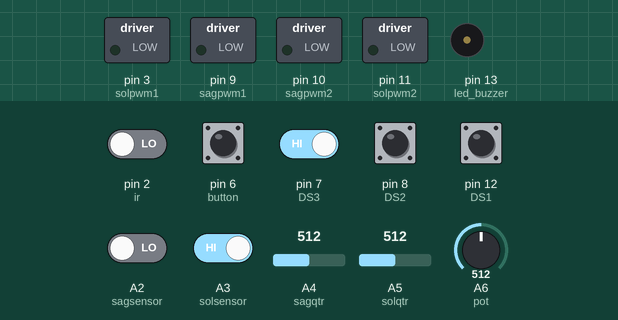
Recording of a sketch running on a simulated Arduino Nano, built with avr-gcc and run on an emulated ATmega328P. Shown: switched loads named in the sketch (green lamp = pin HIGH), buzzer (waves = sounding). The test bench sets the inputs (shaded band); at power-on: A3 (solsensor), pin 6 (button), pin 7 (DS3), pin 8 (DS2), pin 12 (DS1) HIGH, A2 (sagsensor), pin 2 (ir) LOW, A4 (sagqtr) = 512, A5 (solqtr) = 512, A6 (pot) = 512. Pins used as bus, display or sensor lines are not drawn.

Above: at 1.5 s.
1.6 s: pin 6 (button) pulled LOW for 0.15 s
At 1.7 s:
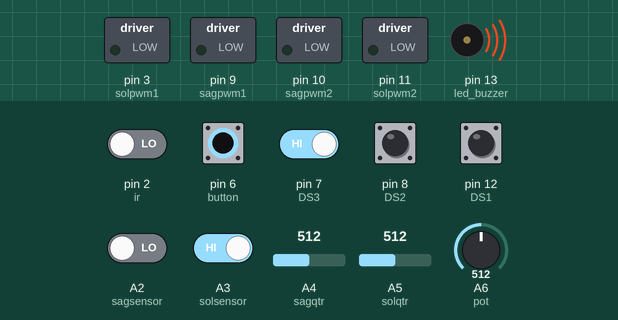
4.7 s: pin 2 (ir) driven HIGH and pin 7 (DS3) driven LOW
At 6.46 s:
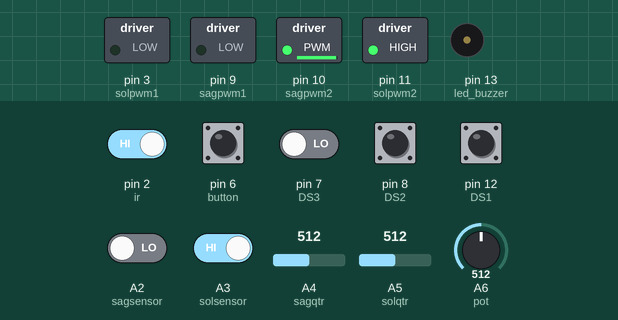
At 6.9 s:
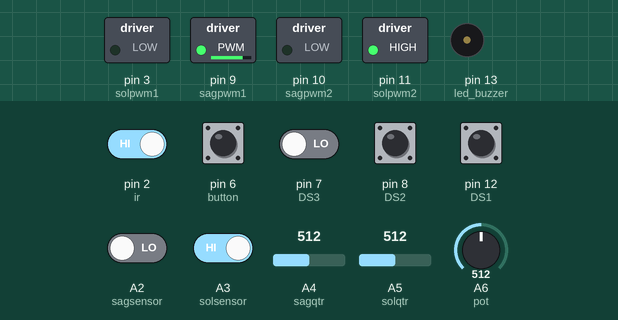
Timing chart, 0 to 8.4 s (numbered marks = the images above; inputs shaded):
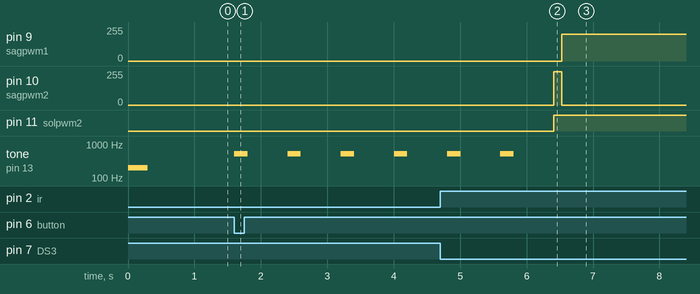

Measured:
- after the input at 1.6 s, tone on pin 13 (led_buzzer): alternates 523 Hz for 0.20 s and silent for 0.60 s, starting at once
- after the input at 4.7 s, pin 9 (sagpwm1): 0/255 → 200/255 after 1.8 s; pin 10 (sagpwm2): 0/255 → 250/255 after 1.7 s, → 0/255 0.12 s later; pin 11 (solpwm2): LOW → HIGH after 1.7 s

The sketch:

senju.ino
```cpp
#define solpwm1 3
#define solpwm2 11
#define sagpwm1 9
#define sagpwm2 10

#define solqtr A5
#define sagqtr A4
#define solsensor A3
#define sagsensor A2


#define led_buzzer 13
#define button 6
#define pot A6
#define ir 2

#define DS1 12
#define DS2 8
#define DS3 7

int qtr = 700;
int Speed = 20;
int irr=0;
int MaxSpeed = 102; // Rskip önümüzdeyken maksimum hız.
int LastValue = 5; // Last Value Variable for remembering last Opponent sensor sense.

void setup()
{

  pinMode(solpwm1, OUTPUT);
  pinMode(solpwm2, OUTPUT);
  pinMode(sagpwm1, OUTPUT);
  pinMode(sagpwm2, OUTPUT);

  pinMode(solsensor, INPUT);
  pinMode(sagsensor, INPUT);
  pinMode(solqtr, INPUT_PULLUP);
  pinMode(sagqtr, INPUT_PULLUP);

  pinMode(led_buzzer, OUTPUT);
  pinMode(button, INPUT_PULLUP);
  pinMode(pot, INPUT_PULLUP);
  pinMode(ir, INPUT);

  pinMode(DS1, INPUT_PULLUP);
  pinMode(DS2, INPUT_PULLUP);
  pinMode(DS3, INPUT_PULLUP);


  digitalWrite(led_buzzer, LOW);
  digitalWrite(solpwm1, LOW);
  digitalWrite(solpwm2, LOW);
  digitalWrite(sagpwm1, LOW);
  digitalWrite(sagpwm2, LOW);

//Serial.begin(9600);
  tone(led_buzzer, 200, 350);
  delay(300);
  noTone(led_buzzer);

  tone(led_buzzer, 300, 200);
  tone(led_buzzer, 4000, 500);
  noTone(led_buzzer);

}


void loop() {


Wait:
qtr=analogRead(pot);

if (analogRead(solqtr) < qtr || analogRead(sagqtr) < qtr) {
   tone(led_buzzer, 300, 10);
}else if (digitalRead(solsensor) == LOW || digitalRead(sagsensor) == LOW) {
    digitalWrite(led_buzzer, HIGH);
  } else {
    noTone(led_buzzer);
    digitalWrite(led_buzzer, LOW);
  }


   if (digitalRead(ir)==1) {
    irr=1;

    /*for (int i = 0; i < 6; i++) {
      Set_Motor(0, 0, 1);
      tone(led_buzzer, 523, 200);
      delay(200);
      noTone(led_buzzer);
      delay(600);
    }*/

    if (digitalRead(DS1) == 0 && digitalRead(DS2) == 1 && digitalRead(DS3) == 1) {
      //Serial.print("sola dön");
      Set_Motor(-100, 100, 120);
      Set_Motor(80, 80, 20);
      LastValue = 7 ;
    }

    else if (digitalRead(DS1) == 0 && digitalRead(DS2) == 0 && digitalRead(DS3) == 1) {
     // Serial.print("sola açı");
      Set_Motor(80, 80, 170);
      LastValue = 7;
    }

    else if (digitalRead(DS1) == 1 && digitalRead(DS2) == 1 && digitalRead(DS3) == 0) {
     // Serial.print("Sag");
      Set_Motor(100, -100, 120);
      Set_Motor(80, 80, 20);
      LastValue = 3;
    }
    else if (digitalRead(DS1) == 1 && digitalRead(DS2) == 0 && digitalRead(DS3) == 0) {
      //Serial.print("saga açı");
      Set_Motor(80, 80, 170);

      LastValue = 3;
    }


    noTone(led_buzzer);
    goto Start;
  }


  if (digitalRead(button) == 0) {

    for (int i = 0; i < 6; i++) {
      Set_Motor(0, 0, 1);
      tone(led_buzzer, 523, 200);
      delay(200);
      noTone(led_buzzer);
      delay(600);
    }

    if (digitalRead(DS1) == 0 && digitalRead(DS2) == 1 && digitalRead(DS3) == 1) {
      //Serial.print("sola dön");
      Set_Motor(-100, 100, 120);
      Set_Motor(80, 80, 20);
      LastValue = 7 ;
    }

    else if (digitalRead(DS1) == 0 && digitalRead(DS2) == 0 && digitalRead(DS3) == 1) {
     // Serial.print("sola açı");
      Set_Motor(80, 80, 170);
      LastValue = 7;
    }

    else if (digitalRead(DS1) == 1 && digitalRead(DS2) == 1 && digitalRead(DS3) == 0) {
     // Serial.print("Sag");
      Set_Motor(100, -100, 120);
      Set_Motor(80, 80, 20);
      LastValue = 3;
    }
    else if (digitalRead(DS1) == 1 && digitalRead(DS2) == 0 && digitalRead(DS3) == 0) {
      //Serial.print("saga açı");
      Set_Motor(80, 80, 170);

      LastValue = 3;
    }


    noTone(led_buzzer);
    goto Start;
  }

goto Wait;


Start:

 if (digitalRead(ir)==0 && irr==1) {
  Set_Motor(0, 0, 1);
  irr=0;
  goto Wait;

 }

if (analogRead(solqtr)>900 && analogRead(sagqtr)>900 ){


  if (digitalRead(solsensor) == LOW && digitalRead(sagsensor) == LOW  ) {
    Set_Motor(MaxSpeed, MaxSpeed, 1);
    digitalWrite(led_buzzer, HIGH);
    //LastValue = 5;
  }else

  if (digitalRead(solsensor) == LOW && digitalRead(sagsensor) == HIGH  ) {
    Set_Motor(MaxSpeed, MaxSpeed, 1);
    //Set_Motor(-20, 50, 1);
    digitalWrite(led_buzzer, HIGH);
    LastValue = 7;
  }else

  if (digitalRead(solsensor) == HIGH && digitalRead(sagsensor) == LOW  ) {
     Set_Motor(MaxSpeed, MaxSpeed, 1);
    //Set_Motor(50, -20, 1);
    digitalWrite(led_buzzer, HIGH);
    LastValue = 3;
  }else

  if (digitalRead(solsensor) == HIGH && digitalRead(sagsensor) == HIGH ) {

    digitalWrite(led_buzzer, LOW);

    if (LastValue == 7) {
    Set_Motor(-70, 70, 2);
    } else  // Left Turning Based on SPD (A7) Trimpot

    if (LastValue == 3) {
    Set_Motor(70, -70, 2); // Right Turning Based on SPD (A7) Trimpot
    }

  }

}else

if (analogRead(solqtr)<qtr && analogRead(sagqtr)>900 ){
  Set_Motor(-102, -102, 150);
  Set_Motor(102, -102, 100);
  //LastValue=3;
   digitalWrite(led_buzzer, LOW);
}else

if (analogRead(solqtr)>900 && analogRead(sagqtr)<qtr ){
  Set_Motor(-102, -102, 150);
  Set_Motor(-102, 102, 100);
 // LastValue=7;
   digitalWrite(led_buzzer, LOW);
}else

if (analogRead(solqtr)<qtr && analogRead(sagqtr)<qtr ){
if (LastValue==3){
    Set_Motor(-102, -102, 150);
  Set_Motor(102, -102, 100);
  //LastValue=3;
   digitalWrite(led_buzzer, LOW);
}else

if (LastValue==7){
    Set_Motor(-102, -102, 150);
  Set_Motor(-102, 102, 100);
  //LastValue=7;
   digitalWrite(led_buzzer, LOW);
}


}


  goto Start;
}


void Set_Motor (float Lval, float Rval, int timex) {
  Lval = Lval * 2.5;
  Rval = Rval * 2.5;

  if (Lval >= 0) {
    analogWrite(solpwm1, LOW);
    digitalWrite(solpwm2, Lval);
  } else {
    Lval= abs(Lval);
    digitalWrite(solpwm1, Lval);
    analogWrite(solpwm2, LOW);
  }

  if (Rval >= 0) {
    analogWrite(sagpwm1, Rval);
    digitalWrite(sagpwm2, LOW);
  } else {
    Rval= abs(Rval);
    digitalWrite(sagpwm1, LOW);
    analogWrite(sagpwm2, Rval);
  }
  delay(timex);
}
```
